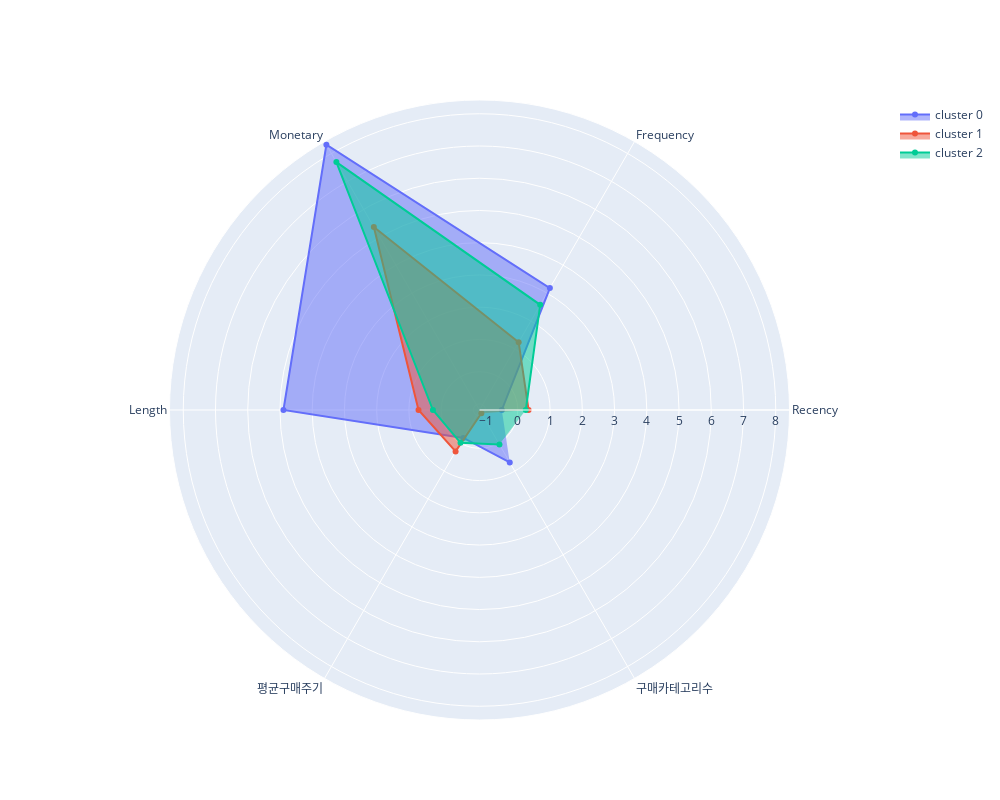
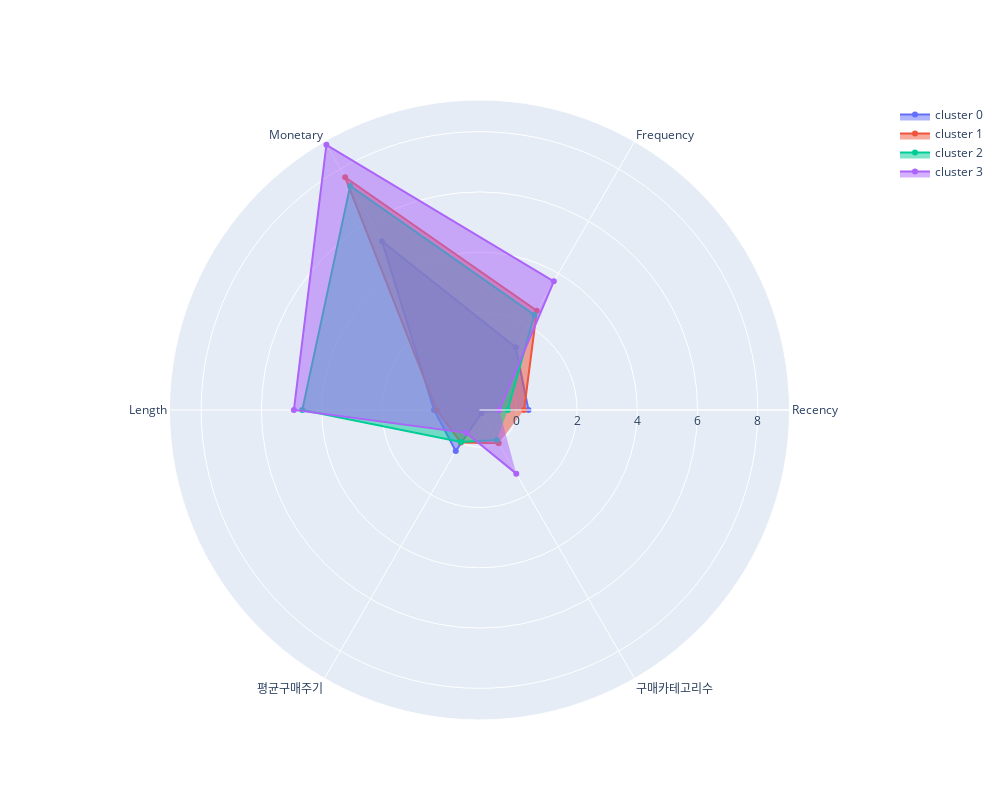
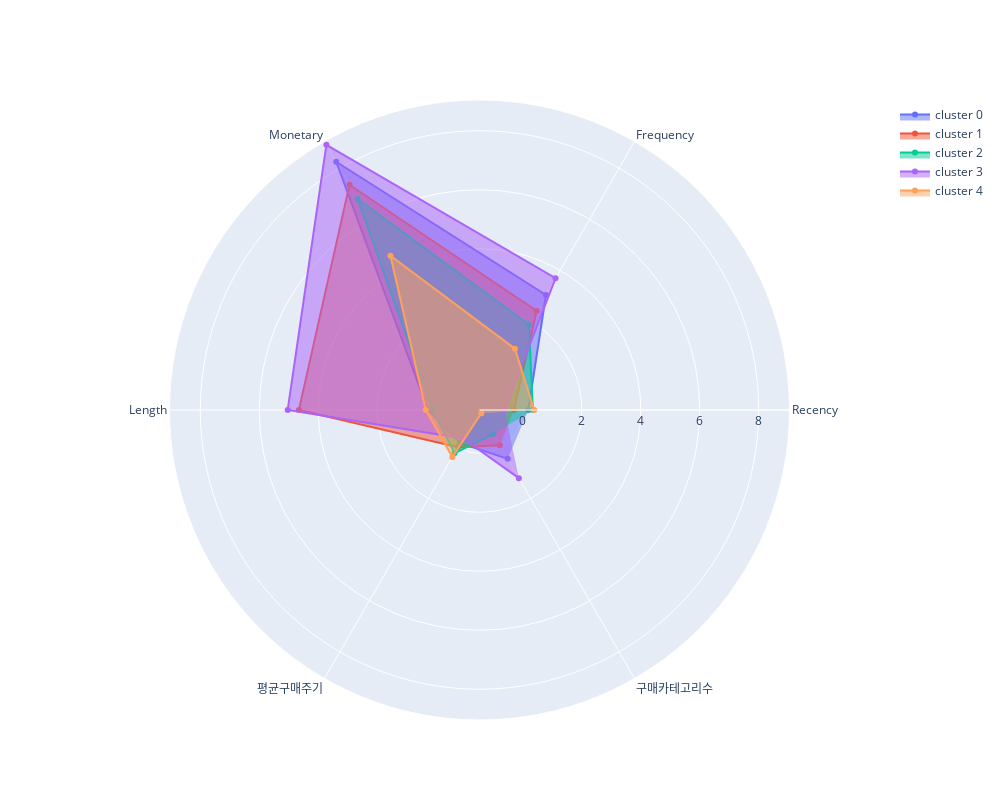
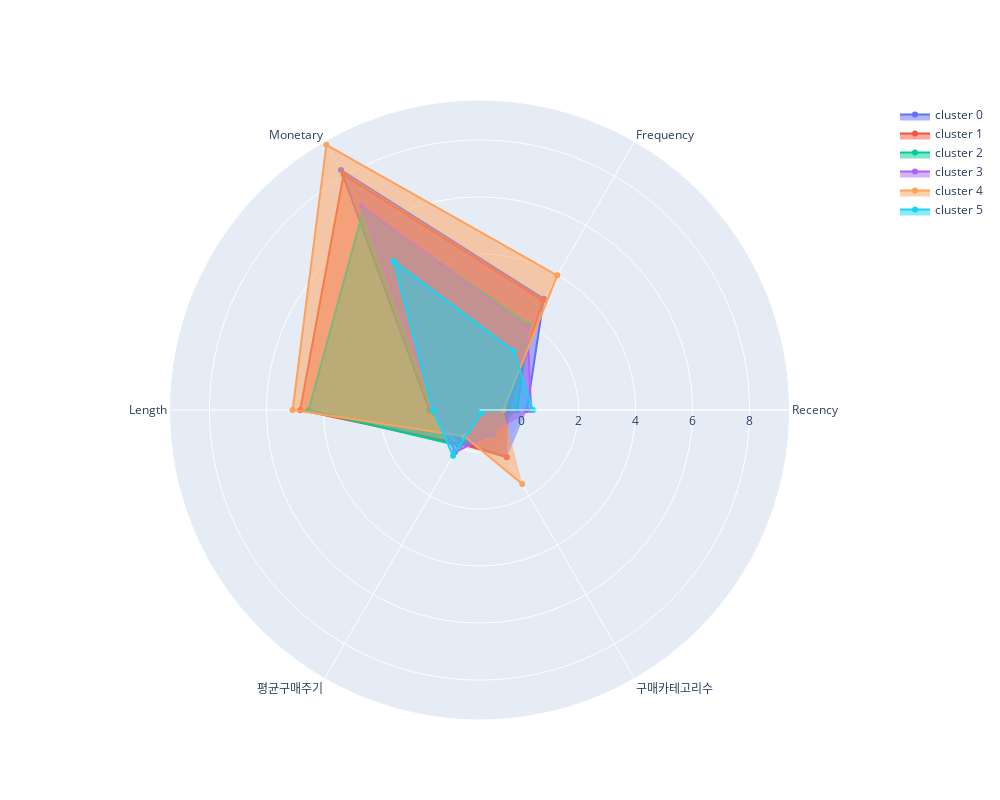

The notebook cell saved with these charts, in order:
### Code cell
for cols in cols_groups:
    for k in range(3, 10):
        kmeans = KMeans(n_clusters=k, random_state=42, init='random').fit(core.iloc[:, :23])
        c = Counter()
        c.update(kmeans.labels_)

        core[f'k_{k}_labels'] = kmeans.labels_

        df_centroids = pd.DataFrame(kmeans.cluster_centers_, columns=core.iloc[:, :23].columns)
        label_counts = [c[x] for x in df_centroids.index]
        df_centroids['size'] = label_counts

        plot_radar_from_centroid(df_centroids, cols)

### Figure 1 — Plotly figure (JSON) as saved in the notebook; plotly's stock layout.template omitted (floating-point values rounded to 4 significant figures)
{"data": [{"fill": "toself", "name": "cluster 0", "r": [-0.4973, 3.178, 8.31, 4.892, -0.1901, 0.6872], "theta": ["Recency", "Frequency", "Monetary", "Length", "평균구매주기", "구매카테고리수"], "type": "scatterpolar"}, {"fill": "toself", "name": "cluster 1", "r": [0.3334, 1.24, 5.366, 0.7025, 0.2944, -1.073], "theta": ["Recency", "Frequency", "Monetary", "Length", "평균구매주기", "구매카테고리수"], "type": "scatterpolar"}, {"fill": "toself", "name": "cluster 2", "r": [0.2463, 2.577, 7.69, 0.2561, -0.01202, 0.04891], "theta": ["Recency", "Frequency", "Monetary", "Length", "평균구매주기", "구매카테고리수"], "type": "scatterpolar"}], "layout": {"autosize": false, "height": 800, "width": 1000}}

### Figure 2 — Plotly figure (JSON) as saved in the notebook; plotly's stock layout.template omitted (floating-point values rounded to 4 significant figures)
{"data": [{"fill": "toself", "name": "cluster 0", "r": [0.3895, 1.167, 5.233, 0.2702, 0.338, -1.113], "theta": ["Recency", "Frequency", "Monetary", "Length", "평균구매주기", "구매카테고리수"], "type": "scatterpolar"}, {"fill": "toself", "name": "cluster 1", "r": [0.2423, 2.567, 7.682, 0.1841, 0.005784, 0.03589], "theta": ["Recency", "Frequency", "Monetary", "Length", "평균구매주기", "구매카테고리수"], "type": "scatterpolar"}, {"fill": "toself", "name": "cluster 2", "r": [-0.3009, 2.407, 7.347, 4.645, -0.01075, -0.08761], "theta": ["Recency", "Frequency", "Monetary", "Length", "평균구매주기", "구매카테고리수"], "type": "scatterpolar"}, {"fill": "toself", "name": "cluster 3", "r": [-0.5833, 3.695, 8.926, 4.923, -0.3611, 1.202], "theta": ["Recency", "Frequency", "Monetary", "Length", "평균구매주기", "구매카테고리수"], "type": "scatterpolar"}], "layout": {"autosize": false, "height": 800, "width": 1000}}

### Figure 3 — Plotly figure (JSON) as saved in the notebook; plotly's stock layout.template omitted (floating-point values rounded to 4 significant figures)
{"data": [{"fill": "toself", "name": "cluster 0", "r": [0.1872, 3.037, 8.251, 0.2774, -0.1702, 0.4438], "theta": ["Recency", "Frequency", "Monetary", "Length", "평균구매주기", "구매카테고리수"], "type": "scatterpolar"}, {"fill": "toself", "name": "cluster 1", "r": [-0.302, 2.41, 7.349, 4.656, -0.0084, -0.08452], "theta": ["Recency", "Frequency", "Monetary", "Length", "평균구매주기", "구매카테고리수"], "type": "scatterpolar"}, {"fill": "toself", "name": "cluster 2", "r": [0.3431, 1.878, 6.793, 0.1222, 0.2203, -0.5252], "theta": ["Recency", "Frequency", "Monetary", "Length", "평균구매주기", "구매카테고리수"], "type": "scatterpolar"}, {"fill": "toself", "name": "cluster 3", "r": [-0.6199, 3.69, 8.916, 5.037, -0.353, 1.2], "theta": ["Recency", "Frequency", "Monetary", "Length", "평균구매주기", "구매카테고리수"], "type": "scatterpolar"}, {"fill": "toself", "name": "cluster 4", "r": [0.388, 0.9334, 4.57, 0.3547, 0.3749, -1.341], "theta": ["Recency", "Frequency", "Monetary", "Length", "평균구매주기", "구매카테고리수"], "type": "scatterpolar"}], "layout": {"autosize": false, "height": 800, "width": 1000}}

### Figure 4 — Plotly figure (JSON) as saved in the notebook; plotly's stock layout.template omitted (floating-point values rounded to 4 significant figures)
{"data": [{"fill": "toself", "name": "cluster 0", "r": [0.1852, 3.031, 8.247, 0.2832, -0.1709, 0.4357], "theta": ["Recency", "Frequency", "Monetary", "Length", "평균구매주기", "구매카테고리수"], "type": "scatterpolar"}, {"fill": "toself", "name": "cluster 1", "r": [-0.4578, 2.957, 8.061, 4.814, -0.1034, 0.4311], "theta": ["Recency", "Frequency", "Monetary", "Length", "평균구매주기", "구매카테고리수"], "type": "scatterpolar"}, {"fill": "toself", "name": "cluster 2", "r": [-0.1546, 1.971, 6.659, 4.517, -0.03238, -0.4827], "theta": ["Recency", "Frequency", "Monetary", "Length", "평균구매주기", "구매카테고리수"], "type": "scatterpolar"}, {"fill": "toself", "name": "cluster 3", "r": [0.3362, 1.88, 6.796, 0.0783, 0.2272, -0.5275], "theta": ["Recency", "Frequency", "Monetary", "Length", "평균구매주기", "구매카테고리수"], "type": "scatterpolar"}, {"fill": "toself", "name": "cluster 4", "r": [-0.6422, 3.978, 9.269, 5.08, -0.4098, 1.525], "theta": ["Recency", "Frequency", "Monetary", "Length", "평균구매주기", "구매카테고리수"], "type": "scatterpolar"}, {"fill": "toself", "name": "cluster 5", "r": [0.3973, 0.9183, 4.553, 0.1542, 0.3795, -1.346], "theta": ["Recency", "Frequency", "Monetary", "Length", "평균구매주기", "구매카테고리수"], "type": "scatterpolar"}], "layout": {"autosize": false, "height": 800, "width": 1000}}
